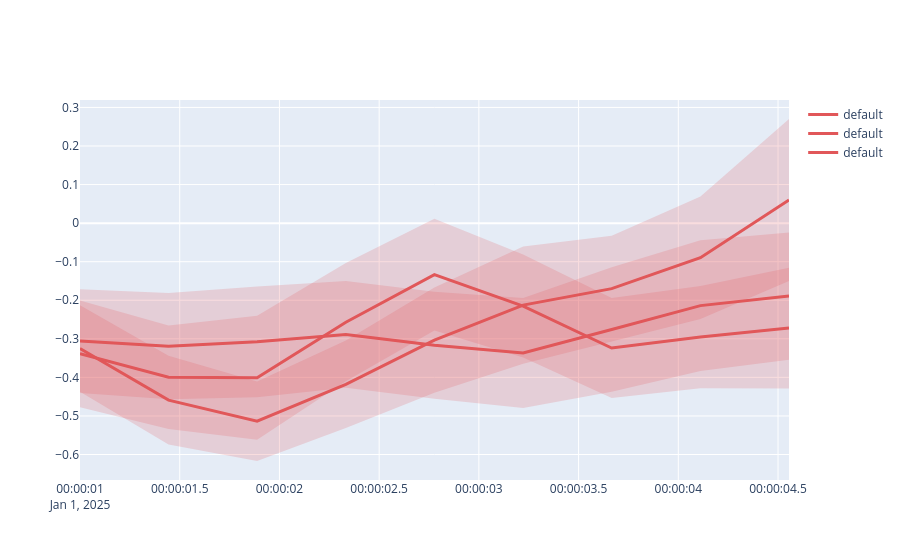

The code cell stored with this chart in its notebook:
### Code cell
fig = go.Figure()

for roi in range(3):
    a = stacked.sel(epoch='walk',).isel(roi=roi, zposs=19)
    # for plot_PSTH, need to be a 2d xarray
    pan = plot_PSTH(
        xarry=a,
        color=Red,
    )['data']

    fig.add_traces(pan)

# fig.add_vline(np.timedelta64(1, 's'),)
fig.show()
